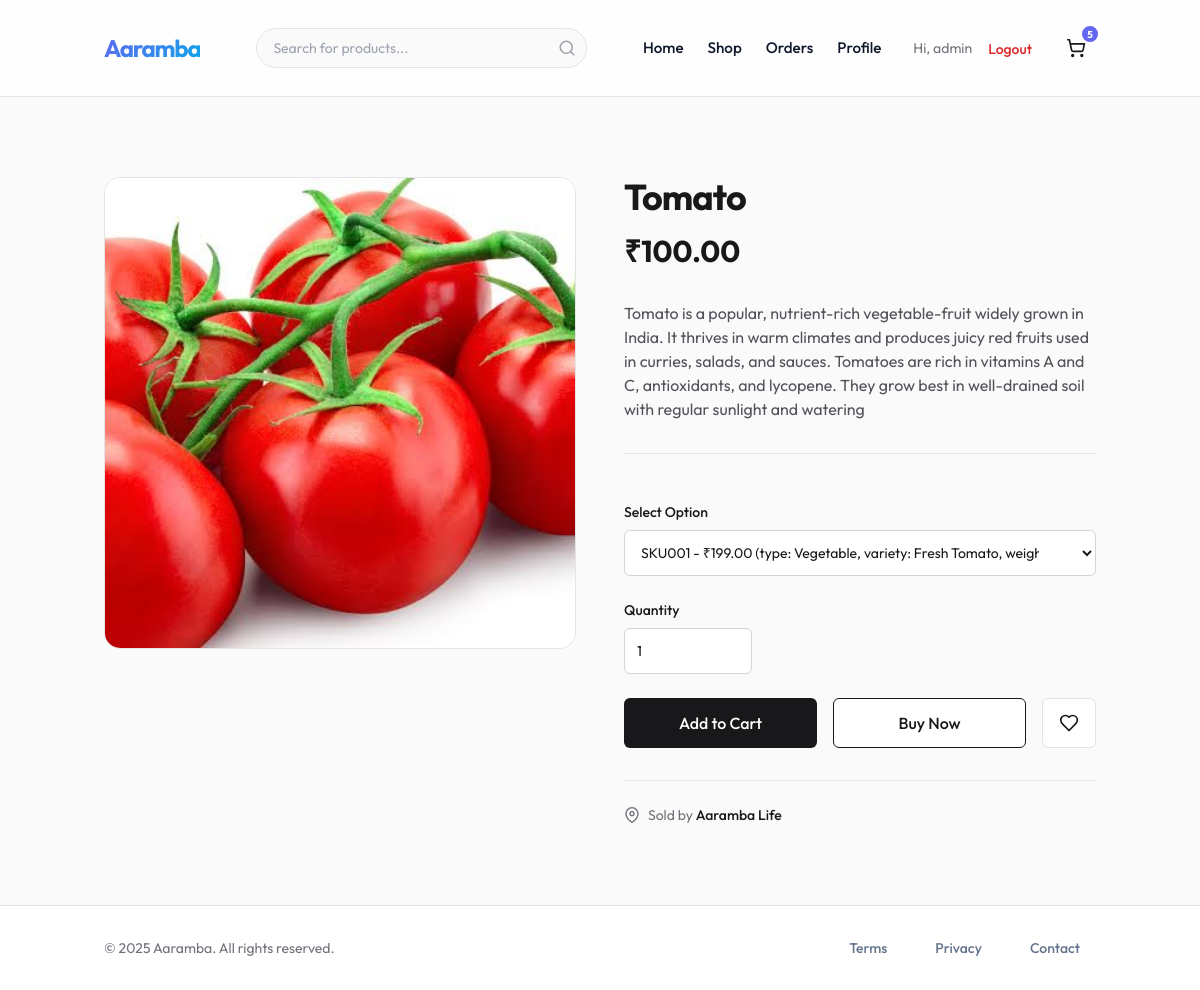
The page /products/3/ (signed in) on the database its author committed.
### accounts/models.py (models this page shows, shortened)
class User(AbstractUser):
    class Role(models.TextChoices):
        ADMIN = "ADMIN", "Admin"
        CUSTOMER = "CUSTOMER", "Customer"
        SELLER = "SELLER", "Seller"
        DELIVERY = "DELIVERY", "Delivery Partner"
    role = models.CharField(max_length=50, choices=Role.choices, default=Role.CUSTOMER)
    phone = models.CharField(max_length=15, blank=True, null=True)
    is_verified = models.BooleanField(default=False)

### orders/models.py (models this page shows, shortened)
class Cart(models.Model):
    user = models.ForeignKey(settings.AUTH_USER_MODEL, on_delete=models.CASCADE, null=True, blank=True, related_name='cart')
    session_id = models.CharField(max_length=255, null=True, blank=True)
    created_at = models.DateTimeField(auto_now_add=True)
    updated_at = models.DateTimeField(auto_now=True)
    @property
    def total_items(self):
        return sum(item.quantity for item in self.items.all())

class CartItem(models.Model):
    cart = models.ForeignKey(Cart, on_delete=models.CASCADE, related_name='items')
    product = models.ForeignKey(Product, on_delete=models.CASCADE)
    sku = models.ForeignKey(SKU, on_delete=models.CASCADE)
    quantity = models.PositiveIntegerField(default=1)

### products/models.py (models this page shows, shortened)
class Product(models.Model):
    seller = models.ForeignKey(Seller, on_delete=models.CASCADE, related_name='products')
    category = TreeForeignKey(Category, on_delete=models.SET_NULL, null=True, related_name='products')
    title = models.CharField(max_length=255)
    description = models.TextField()
    base_price = models.DecimalField(max_digits=10, decimal_places=2)
    image = models.ImageField(upload_to='products/', blank=True, null=True)
    created_at = models.DateTimeField(auto_now_add=True)
    updated_at = models.DateTimeField(auto_now=True)
    is_active = models.BooleanField(default=True)
    def get_active_offer(self):
        from django.utils import timezone
        from promotions.models import Offer
        now = timezone.now()
        if self.category:
            categories = self.category.get_ancestors(include_self=True)
            return Offer.objects.filter(categories__in=categories, is_active=True, start_date__lte=now, end_date__gte=now).order_by('-discount_percent').first()
        return None

### sellers/models.py (models this page shows, shortened)
class Seller(models.Model):
    user = models.OneToOneField(settings.AUTH_USER_MODEL, on_delete=models.CASCADE, related_name='seller_profile')
    business_name = models.CharField(max_length=255)
    business_address = models.TextField()
    tax_id = models.CharField(max_length=50, blank=True, null=True)
    is_approved = models.BooleanField(default=False)
    commission_rate = models.DecimalField(max_digits=5, decimal_places=2, default=5.00) # Percentage
    created_at = models.DateTimeField(auto_now_add=True)

### products/views.py (the view)
# urls.py: path('<int:pk>/', views.product_detail, name='product_detail'),
def product_detail(request, pk):
    product = get_object_or_404(Product, pk=pk, is_active=True)
    skus = product.skus.filter(stock__gt=0)
    return render(request, 'products/product_detail.html', {'product': product, 'skus': skus})

### templates/products/product_detail.html (shortened to what this page needs)
{% extends 'base.html' %}
{% block content %}
<div class="container mx-auto px-4 py-12">
    <div class="grid grid-cols-1 md:grid-cols-2 gap-12">
        <div class="space-y-4">
            <div class="aspect-square bg-zinc-100 rounded-2xl overflow-hidden border border-zinc-200">
                {% if product.image %}
                <img src="{{ product.image.url }}" alt="{{ product.title }}"
                    class="w-full h-full object-cover object-center">
                {% else %}
                <img src="https://placehold.co/800x800?text={{ product.title|urlencode }}" alt="{{ product.title }}"
                    class="w-full h-full object-cover object-center">
                {% endif %}
            </div>
        </div>
        <div class="space-y-8">
            <div>
                <h1 class="text-3xl font-bold tracking-tight text-zinc-900 sm:text-4xl">{{ product.title }}</h1>
                <div class="mt-4 flex items-center gap-4">
                    {% if product.get_active_offer %}
                    <p class="text-3xl font-bold text-zinc-900">₹{{ product.discounted_price }}</p>
                    <p class="text-xl text-zinc-500 line-through">₹{{ product.base_price }}</p>
                    <span
                        class="inline-flex items-center rounded-full bg-red-50 px-2 py-1 text-xs font-medium text-red-700 ring-1 ring-inset ring-red-600/10">
                        {{ product.get_active_offer.discount_percent }}% OFF
                    </span>
                    {% else %}
                    <p class="text-3xl font-bold text-zinc-900">₹{{ product.base_price }}</p>
                    {% endif %}
                </div>
            </div>
            <div class="prose prose-zinc text-zinc-600">
                <p>{{ product.description }}</p>
            </div>
            <form action="{% url 'orders:add_to_cart' product.id %}" method="post"
                class="space-y-6 pt-6 border-t border-zinc-200 add-to-cart-form">
                <div>
                    <label for="sku" class="block text-sm font-medium text-zinc-900 mb-2">Select Option</label>
                    <select name="sku" id="sku"
                        class="block w-full rounded-md border-zinc-300 py-3 pl-3 pr-10 text-base focus:border-zinc-900 focus:outline-none focus:ring-zinc-900 sm:text-sm border">
                        {% for sku in skus %}
                        <option value="{{ sku.id }}">
                            {{ sku.sku_code }} - ₹{{ sku.price }} ( </option>
                                {% empty %}
                        <option disabled>No options available</option>
                        {% endfor %}
                    </select>
                </div>
                <div>
                    <label for="quantity" class="block text-sm font-medium text-zinc-900 mb-2">Quantity</label>
                    <input type="number" name="quantity" id="quantity" min="1" value="1"
                        class="block w-full md:w-32 rounded-md border-zinc-300 py-3 pl-3 text-base focus:border-zinc-900 focus:outline-none focus:ring-zinc-900 sm:text-sm border">
                </div>
                <div class="flex gap-4">
                    <button type="submit"
                        class="flex-1 flex items-center justify-center rounded-md border border-transparent bg-zinc-900 px-8 py-3 text-base font-medium text-white hover:bg-zinc-800 focus:outline-none focus:ring-2 focus:ring-zinc-900 focus:ring-offset-2 disabled:opacity-50 disabled:cursor-not-allowed"
                        {% if not skus %}disabled{% endif %}>
                        {% if not skus %}Out of Stock{% else %}Add to Cart{% endif %}
                    </button>
                    <button type="submit" name="buy_now" value="true"
                        class="flex-1 flex items-center justify-center rounded-md border border-zinc-900 bg-white px-8 py-3 text-base font-medium text-zinc-900 hover:bg-zinc-50 focus:outline-none focus:ring-2 focus:ring-zinc-900 focus:ring-offset-2 disabled:opacity-50 disabled:cursor-not-allowed"
                        {% if not skus %}disabled{% endif %}>
                        {% if not skus %}Out of Stock{% else %}Buy Now{% endif %}
                    </button>
                    <button type="button"
                        class="flex items-center justify-center rounded-md border border-zinc-200 bg-white px-4 py-3 text-zinc-900 hover:bg-zinc-50 focus:outline-none focus:ring-2 focus:ring-zinc-900 focus:ring-offset-2">
                    </button>
                </div>
            </form>
            <div class="pt-6 border-t border-zinc-200">
                <div class="flex items-center gap-2 text-sm text-zinc-500">
                    <svg xmlns="http://www.w3.org/2000/svg" width="16" height="16" viewBox="0 0 24 24" fill="none"
                        stroke="currentColor" stroke-width="2" stroke-linecap="round" stroke-linejoin="round">
                        <path d="M21 10c0 7-9 13-9 13s-9-6-9-13a9 9 0 0 1 18 0z" />
                        <circle cx="12" cy="10" r="3" />
                    </svg>
                    <span>Sold by
                        <span class="font-medium text-zinc-900">
                            {{ product.seller.business_name }}
                        </span>
                    </span>
                </div>
            </div>
        </div>
    </div>
</div>
{% endblock %}

### templates/base.html (shortened to what this page needs)
<!DOCTYPE html>
<html lang="en">
<head>
    <script src="https://cdn.tailwindcss.com"></script>
    {% load static %}
    <link rel="stylesheet" href="{% static 'css/style.css' %}">
</head>
<body class="bg-zinc-50 text-zinc-900 antialiased min-h-screen flex flex-col">
    <header class="main-header sticky top-0 z-50 w-full border-b border-zinc-200 bg-white/80 backdrop-blur-md">
        <div class="container mx-auto px-4 h-16 flex items-center justify-between">
            <a href="{% url 'core:home' %}" class="logo flex items-center gap-2">
                <span class="text-2xl font-bold tracking-tighter">Aaramba</span>
            </a>
            <div class="hidden md:flex relative w-1/3 mx-4">
                <form action="{% url 'products:product_list' %}" method="get" class="w-full relative">
                    <input type="text" name="q" id="search-input" placeholder="Search for products..."
                        class="w-full h-10 pl-4 pr-10 rounded-full border border-zinc-200 bg-zinc-50 text-sm focus:outline-none focus:ring-2 focus:ring-primary/20 focus:border-primary transition-all"
                        autocomplete="off">
                    <button type="submit"
                        class="absolute right-0 top-0 h-10 w-10 flex items-center justify-center text-zinc-400 hover:text-primary transition-colors">
                        <svg xmlns="http://www.w3.org/2000/svg" width="18" height="18" viewBox="0 0 24 24" fill="none"
                            stroke="currentColor" stroke-width="2" stroke-linecap="round" stroke-linejoin="round">
                            <circle cx="11" cy="11" r="8"></circle>
                            <line x1="21" y1="21" x2="16.65" y2="16.65"></line>
                        </svg>
                    </button>
                </form>
            </div>
            <nav class="nav-links hidden md:flex items-center gap-6">
                <a href="{% url 'core:home' %}"
                    class="text-sm font-medium hover:text-primary transition-colors">Home</a>
                <a href="{% url 'products:product_list' %}"
                    class="text-sm font-medium hover:text-primary transition-colors">Shop</a>
                {% if user.is_authenticated %}
                <a href="{% url 'orders:order_history' %}"
                    class="text-sm font-medium hover:text-primary transition-colors">Orders</a>
                <a href="{% url 'accounts:profile' %}"
                    class="text-sm font-medium hover:text-primary transition-colors">Profile</a>
                <div class="flex items-center gap-4 ml-2">
                    <span class="text-sm text-zinc-500">Hi, {{ user.username }}</span>
                    <form action="{% url 'accounts:logout' %}" method="post" class="inline">
                        <button type="submit"
                            class="text-sm font-medium text-red-600 hover:text-red-700 transition-colors">Logout</button>
                    </form>
                </div>
                {% endif %}
                <a href="{% url 'orders:view_cart' %}"
                    class="relative inline-flex items-center justify-center w-10 h-10 rounded-full hover:bg-zinc-100 transition-colors">
                    <span
                        class="cart-badge absolute -top-1 -right-1 bg-primary text-white text-[10px] font-bold h-5 w-5 flex items-center justify-center rounded-full border-2 border-white {% if request.user.cart.first.total_items > 0 %}{% else %}hidden{% endif %}">
                        {% if request.user.is_authenticated %}
                        {{ request.user.cart.first.total_items|default:0 }}
                        {% else %}
                        0
                        {% endif %}
                    </span>
                </a>
            </nav>
        </div>
    </header>
    <main class="flex-1">
        {% block content %}
        {% endblock %}
    </main>
    <footer class="main-footer border-t border-zinc-200 bg-white py-8 mt-auto">
        <div class="container mx-auto px-4 flex flex-col md:flex-row justify-between items-center gap-4">
            <p class="text-sm text-zinc-500">&copy; 2025 Aaramba. All rights reserved.</p>
            <div class="flex gap-4">
                <a href="{% url 'core:terms' %}" class="text-sm text-zinc-500 hover:text-zinc-900">Terms</a>
                <a href="{% url 'core:privacy' %}" class="text-sm text-zinc-500 hover:text-zinc-900">Privacy</a>
                <a href="{% url 'core:contact' %}" class="text-sm text-zinc-500 hover:text-zinc-900">Contact</a>
            </div>
        </div>
    </footer>
</body>
</html>

### static/css/style.css (style rules this page uses)
:root { --primary: #6366f1; --primary-dark: #4f46e5; --primary-light: #818cf8; --secondary: #0ea5e9; --accent: #f43f5e; --bg-body: #f8fafc; --bg-card: #ffffff; --bg-glass: rgba(255, 255, 255, 0.9); --text-main: #0f172a; --text-muted: #64748b; --border: #e2e8f0; --radius: 0.75rem; --shadow-sm: 0 1px 2px 0 rgb(0 0 0 / 0.05); --shadow-md: 0 4px 6px -1px rgb(0 0 0 / 0.1), 0 2px 4px -2px rgb(0 0 0 / 0.1); --shadow-lg: 0 20px 25px -5px rgb(0 0 0 / 0.1), 0 8px 10px -6px rgb(0 0 0 / 0.1); --shadow-color: 0 10px 15px -3px rgba(99, 102, 241, 0.2); --font-main: 'Outfit', sans-serif; }
* { margin: 0; padding: 0; box-sizing: border-box; }
body { font-family: var(--font-main); background-color: var(--bg-body); color: var(--text-main); line-height: 1.6; -webkit-font-smoothing: antialiased; }
.container { max-width: 1280px; margin: 0 auto; padding: 0 1.5rem; }
.main-header { background-color: var(--bg-glass); backdrop-filter: blur(12px); border-bottom: 1px solid var(--border); padding: 1rem 0; position: sticky; top: 0; z-index: 50; }
.main-header .container { display: flex; justify-content: space-between; align-items: center; }
.logo { font-size: 1.75rem; font-weight: 800; background: linear-gradient(135deg, var(--primary) 0%, var(--secondary) 100%); -webkit-background-clip: text; -webkit-text-fill-color: transparent; text-decoration: none; letter-spacing: -0.03em; }
.nav-links { display: flex; gap: 2rem; list-style: none; align-items: center; }
.nav-links a { color: var(--text-main); text-decoration: none; font-weight: 500; font-size: 0.95rem; transition: color 0.2s ease; }
.grid { display: grid; grid-template-columns: repeat(auto-fill, minmax(280px, 1fr)); gap: 2rem; margin: 2rem 0; }
.main-footer { background-color: white; border-top: 1px solid var(--border); padding: 4rem 0 2rem; margin-top: auto; text-align: center; }
.main-footer a { color: var(--text-muted); text-decoration: none; margin: 0 1rem; font-weight: 500; transition: color 0.2s; }
input, select, textarea { width: 100%; padding: 0.75rem 1rem; border: 1px solid var(--border); border-radius: var(--radius); font-family: var(--font-main); font-size: 0.95rem; transition: all 0.2s; background-color: white; }

### templates/base.html (style rules this page uses)
body { font-family: 'Outfit', sans-serif; }

### rows shown on the page
User: username "admin", user.cart.first.total_items "5"
Product: image (picture), title "Tomato", base_price "100.00", description "Tomato is a popular, nutrient-rich vegetable-fruit widely grown in India. It thrives in warm climates and produces juicy red fruits used in curries, salads, and sauces. Tomatoes are rich in vitamins A and C, antioxidants, and lycopene. They grow best in well-drained soil with regular sunlight and watering", seller.business_name "Aaramba Life"

### other values the page prints
form field sku "SKU001 - ₹199.00 (type: Vegetable, variety: Fresh Tomato, weight: 1kg, origin: Local Farm, quality: Grade A)"
